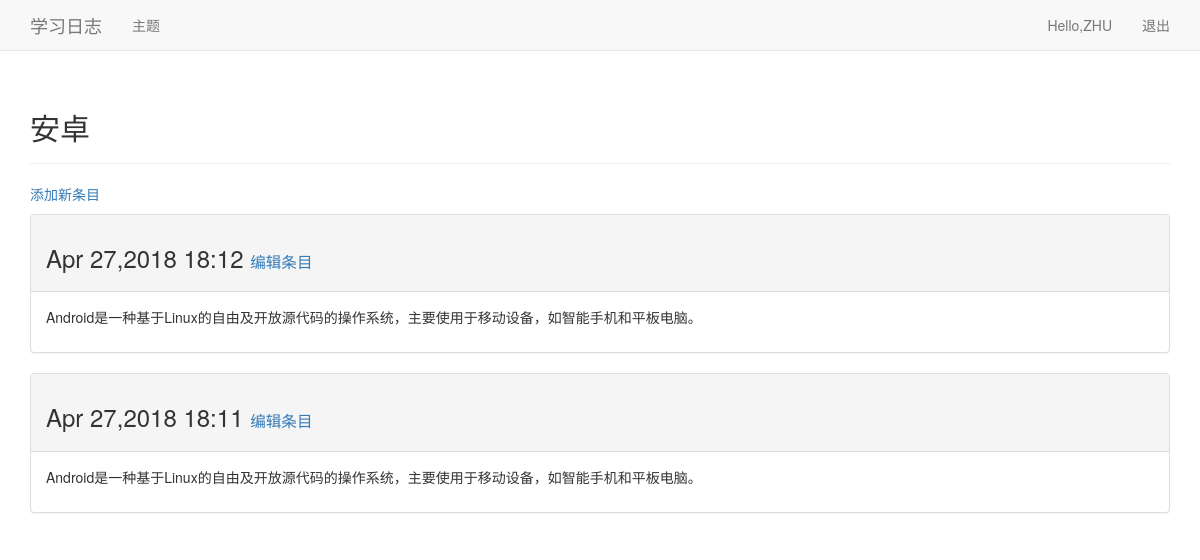
Screenshot of /topics/3/ (signed in) with the database file from the repository.
### learning_logs/models.py (models this page shows, shortened)
class Topic(models.Model):
    text = models.CharField(max_length=200)
    date_added=models.DateTimeField(auto_now_add=True)
    owner = models.ForeignKey(User,on_delete=models.CASCADE)#注意这里的on_delete方法是书上没有的
    def __str__(self):
        return self.text

class Entry(models.Model):
    topic = models.ForeignKey(Topic,on_delete=models.CASCADE)
    text = models.CharField(max_length=500)
    date_added = models.DateTimeField(auto_now_add=True)
    class Meta:
        verbose_name_plural = 'entries'

### learning_logs/views.py (the view)
# urls.py: re_path(r'^topics/(?P<topic_id>\d+)/$', views.topic, name='topic'),
@login_required
def topic(request,topic_id):
    topic=Topic.objects.get(id=topic_id)#获得topic
    if topic.owner != request.user:
        raise Http404
    entries=topic.entry_set.order_by('-date_added')
    context={'topic':topic,'entries':entries}
    return render(request, 'learning_logs/topic.html', context)

### learning_logs/templates/learning_logs/topic.html
{% extends 'learning_logs/base.html' %}
{% block header %}
<h2>{{ topic }}</h2>
{% endblock header %}
{% block content %}
<p><a href="{% url 'learning_logs:new_entry' topic.id %}">添加新条目</a></p>
{% for i in entries %}
    <div class="panel panel-default">
        <div class="panel-heading">
            <h3>
                {{ i.date_added|date:'M d,Y H:i' }}
                <small>
                    <a href="{% url 'learning_logs:edit_entry' i.id %}">编辑条目</a>
                </small>
            </h3>
        </div>
        <div class="panel-body">
        {{ i.text|linebreaks }}
        </div>
    </div>
{% empty %}
    <li>还没有任何的条目被添加~</li>
{% endfor %}
{% endblock content %}

### learning_logs/templates/learning_logs/base.html (shortened to what this page needs)
{% load bootstrap3 %}
<!DOCTYPE html>
<html lang="en">
<head>
    {% bootstrap_css %}
</head>
<body>
<nav class="navbar navbar-default navbar-static-top">
    <div class="container">
        <div class="navbar-header">
            <a class="navbar-brand" href="{% url 'learning_logs:index' %}">学习日志</a>
        </div>
        <div id="navbar" class="navbar-collapse collapse">
            <ul class="nav navbar-nav">
                <li><a href="{% url 'learning_logs:topics' %}">主题</a></li>
            </ul>
            <ul class="nav navbar-nav navbar-right">
                {% if user.is_authenticated %}
                <li ><a>Hello,{{ user.username }}</a></li>
                <li><a href="{% url 'users:logout' %}">退出</a></li>
                {% else %}
                <li><a href="{% url 'users:login' %}">登录</a></li>
                <li><a href="{% url 'users:register' %}">注册</a></li>
                {% endif %}
            </ul>
        </div>
    </div>
</nav>
<div class="container">
    <div class="page-header">
        {% block header %}{% endblock header %}
    </div>
    <div>
        {% block content %}{% endblock content %}
    </div>
</div>
</body>
</html>

### rows the page displays
Topic: text "安卓"
Entry: date_added "Apr 27,2018 18:12", text "Android是一种基于Linux的自由及开放源代码的操作系统，主要使用于移动设备，如智能手机和平板电脑。"
Entry: date_added "Apr 27,2018 18:11", text "Android是一种基于Linux的自由及开放源代码的操作系统，主要使用于移动设备，如智能手机和平板电脑。"

### other values shown
{{ user.username }} "ZHU"
